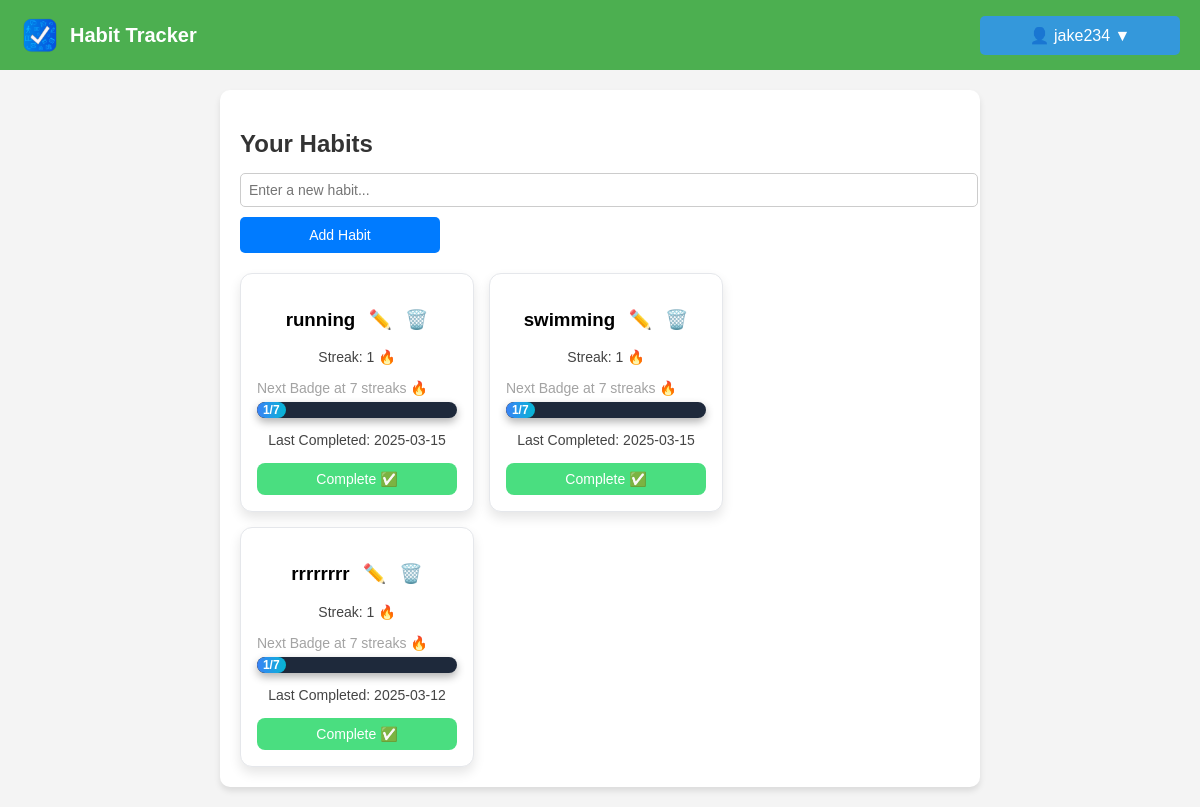
Before: /manage-habits (signed in) with the older database file.
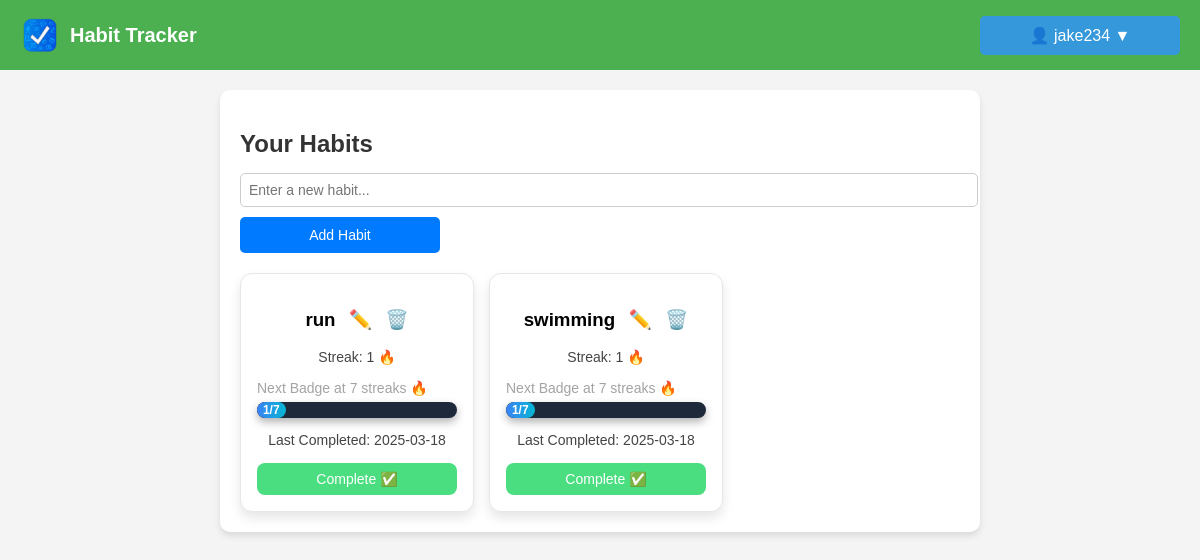
After: the same page with the newer database file.
### models.py (models this page shows, shortened)
class Activity(db.Model):
    id = db.Column(db.Integer, primary_key=True)
    name = db.Column(db.String(120), nullable=False)
    user_id = db.Column(db.Integer, db.ForeignKey('user.id'), nullable=False)
    streak = db.Column(db.Integer, default=0)
    last_completed = db.Column(db.DateTime, default=None)
    date_added = db.Column(db.Date, default=datetime.utcnow)

### routes.py (the view)
@main_bp.route('/manage-habits')
def manage_habits():
    if 'user_id' not in session:
        flash("Please log in to view your habits.", "danger")
        return redirect(url_for('main.login'))
    user_id = session['user_id']
    habits = Activity.query.filter_by(user_id=user_id).all()
    return render_template('manage_habits.html', activities=habits)

### templates/manage_habits.html (shortened to what this page needs)
<!DOCTYPE html>
<html lang="en">
  <head>
    <link
      rel="stylesheet"
      href="{{ url_for('static', filename='styles.css') }}"
    />
  </head>
  <body>
    <nav class="navbar">
      <div class="logo">
        <img
          src="{{ url_for('static', filename='logo.png') }}"
          alt="Habit Tracker Logo"
        />
        <span class="app-name">Habit Tracker</span>
      </div>
      <div class="nav-buttons">
        {% if session['user_id'] %}
        <div class="dropdown">
          <button class="dropbtn">👤 {{ session['username'] }} ▼</button>
        </div>
        {% else %}
        <a href="{{ url_for('main.register') }}" class="btn">Register</a>
        <a href="{{ url_for('main.login') }}" class="btn btn-outline">Login</a>
        {% endif %}
      </div>
    </nav>
    <div class="container">
      <h2>Your Habits</h2>
      <form
        method="POST"
        action="{{ url_for('main.add_habit') }}"
        class="habit-form"
      >
        <input
          type="text"
          name="habit_name"
          placeholder="Enter a new habit..."
          required
        />
        <button type="submit">Add Habit</button>
      </form>
      <div class="habit-list">
        {% if activities %} {% for habit in activities %} {% set
        badge_milestones = [1, 7, 30, 180, 360] %} {% set next_badge =
        badge_milestones | select("greaterthan", habit.streak) | list | first %}
        <div class="habit-card">
          <h3>
            {{ habit.name }}
            <a
              href="{{ url_for('main.edit_habit', habit_id=habit.id) if habit.id else '#' }}"
              title="Edit Habit"
              >✏️</a
            >
            <a
              href="{{ url_for('main.confirm_delete', habit_id=habit.id) }}"
              title="Delete Habit"
              >🗑️</a
            >
          </h3>
          <p>Streak: {{ habit.streak }} 🔥</p>
          {% if next_badge %}
          <p class="next-badge-info">
            Next Badge at {{ next_badge }} streaks 🔥
          </p>
          <div class="progress-container next-badge-bar">
            <div
              class="progress-bar-next"
              style="width: {{ (habit.streak / next_badge) * 100 }}%;"
            >
              {{ habit.streak }}/{{ next_badge }}
            </div>
          </div>
          {% else %}
          <p class="next-badge-info">
            🎯 You've unlocked all badges! Keep going! 🚀
          </p>
          {% endif %}
          <p>
            Last Completed: {{ habit.last_completed.strftime('%Y-%m-%d') if
            habit.last_completed else "Not yet" }}
          </p>
          <form
            action="{{ url_for('main.complete_habit', habit_id=habit.id) }}"
            method="POST"
          >
            <button type="submit" class="complete-btn">Complete ✅</button>
          </form>
        </div>
        {% endfor %} {% else %}
        <p>
          No habits found.
          <a href="{{ url_for('main.manage_habits') }}">Add a new habit</a>
        </p>
        {% endif %}
      </div>
    </div>
  </body>
</html>

Changed rows visible on the page:
removed Activity: name "rrrrrrrr", streak "1", next_badge "7", last_completed "2025-03-12"
changed Activity: name "running" → "run"; last_completed "2025-03-15" → "2025-03-18"
changed Activity "swimming": last_completed "2025-03-15" → "2025-03-18"
